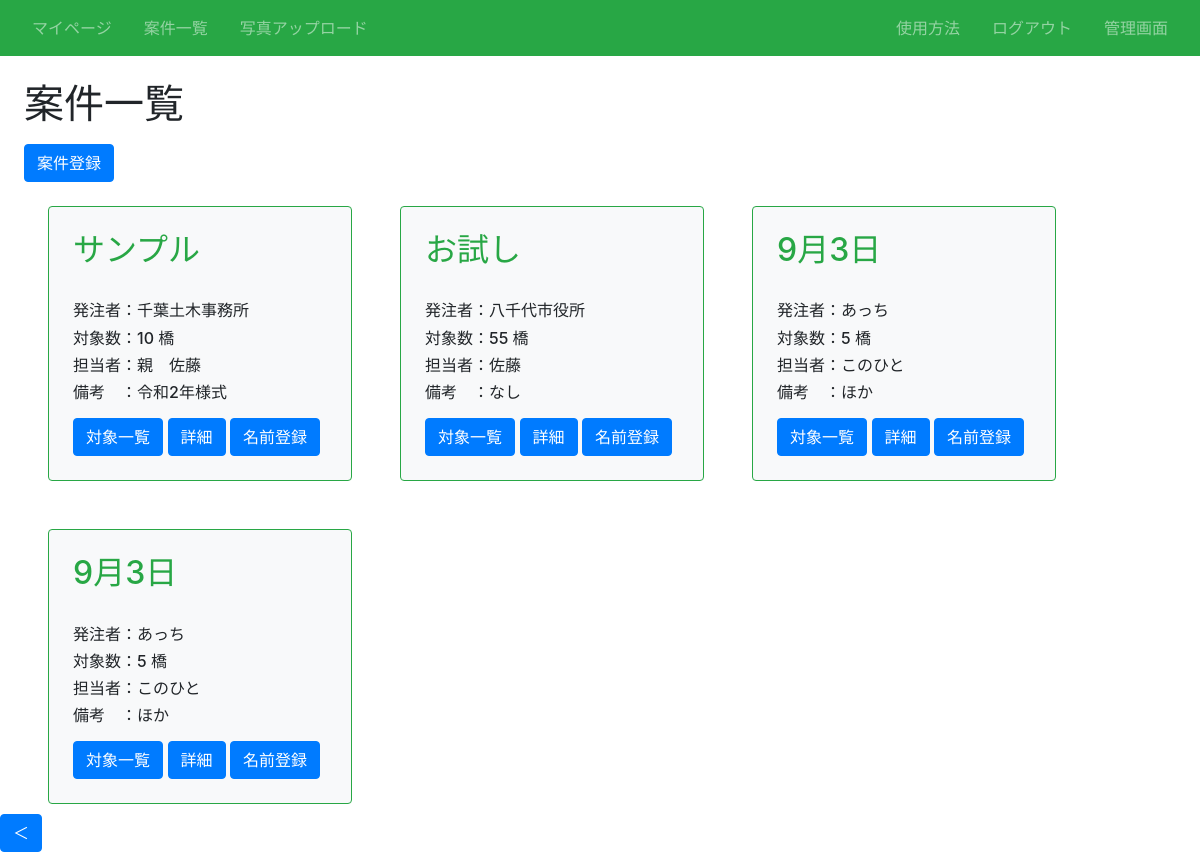
Screenshot of /article/ (signed in) with the database file from the repository.
### infra/models.py (models this page shows, shortened)
class Article(models.Model):
    案件名 = models.CharField(max_length=100)# 顧客名
    土木事務所 = models.CharField(max_length=100)# 土木事務所 article_name
    対象数 = models.IntegerField()# 対象数 number
    担当者名 = models.CharField(max_length=100)# 担当者名 namager
    その他 = models.CharField(max_length=100)# その他 other

### infra/views.py (the view)
# urls.py: path('article/', views.ListArticleView.as_view(), name='list-article'),# 案件の一覧
class ListArticleView(LoginRequiredMixin, ListView):
    template_name = 'infra/article_list.html'
    model = Article

### infra/templates/infra/article_list.html (shortened to what this page needs)
{% extends "base.html" %}
{% block h1 %}案件一覧{% endblock %}
{% block content %}
<div class="mt-3">
  <a href="{% url 'create-article' %}" class="btn btn-primary">案件登録</a>
</div>
<div class="d-flex flex-wrap">
  {% for item in object_list %}
    <div class="p-4 m-4 bg-light border border-success rounded" style="width: 19rem;">
      <h2 class="text-success">{{ item.案件名 }}</h2><br>
      <h6 class="card-text">発注者：{{ item.土木事務所 }}</h6>
      <h6 class="card-text">対象数：{{ item.対象数 }} 橋</h6>
      <h6 class="card-text">担当者：{{ item.担当者名 }}</h6>
      <h6 class="card-text">備考　：{{ item.その他 }}</h6>
      <div class="mt-3">
        <a href="{% url 'list-infra' item.pk %}" class="btn btn-primary">対象一覧</a>
        <a href="{% url 'detail-article' item.pk %}" class="btn btn-primary">詳細</a>
        <a href="{% url 'names-list' item.pk %}" class="btn btn-primary">名前登録</a>
      </div>
    </div>
  {% endfor %}
{% endblock content %}

### infra/static/infra/css/style.css (style rules this page uses)
a { text-decoration: none; }

### rows the page displays
Article: 案件名 "サンプル", 土木事務所 "千葉土木事務所", 対象数 "10", 担当者名 "親 佐藤", その他 "令和2年様式"
Article: 案件名 "お試し", 土木事務所 "八千代市役所", 対象数 "55", 担当者名 "佐藤", その他 "なし"
Article: 案件名 "9月3日", 土木事務所 "あっち", 対象数 "5", 担当者名 "このひと", その他 "ほか"
Article: 案件名 "9月3日", 土木事務所 "あっち", 対象数 "5", 担当者名 "このひと", その他 "ほか"
